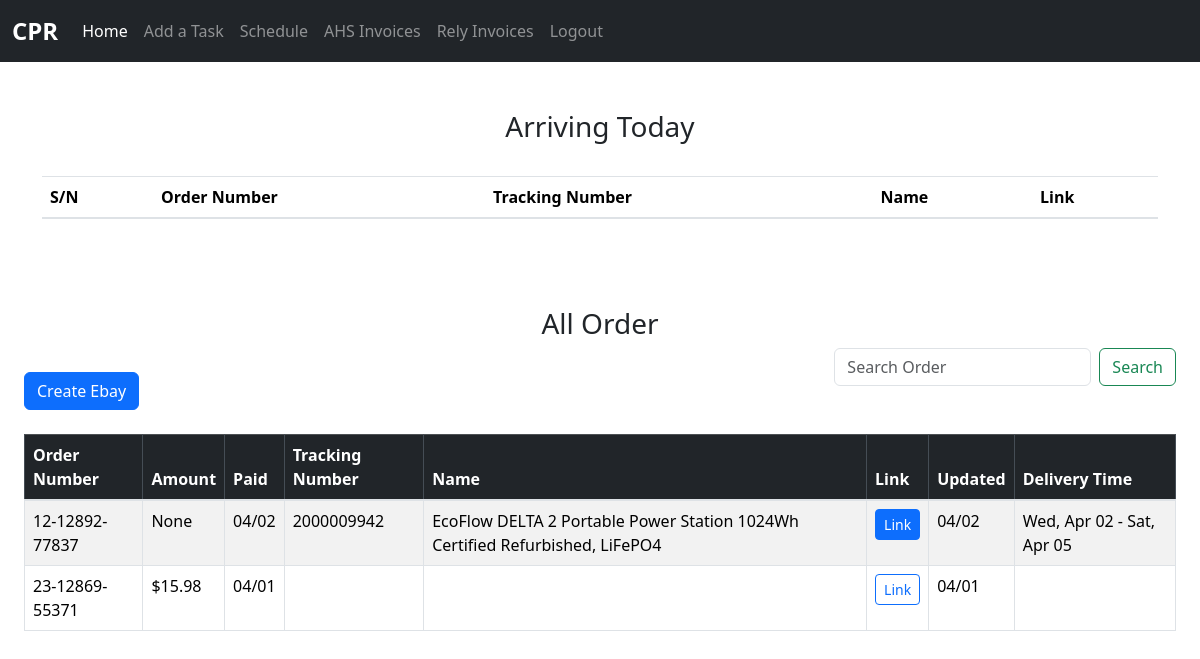
Screenshot of /ebay (signed in) with the database file from the repository.
### task_app/models.py (models this page shows, shortened)
class Ebay(models.Model):
    name = models.CharField(max_length=200, blank=True, null=True)
    tracking_number = models.CharField(max_length=200, blank=True, null=True)
    order_number = models.CharField(default="0.0", max_length=200, blank=True, null=True)
    link = models.CharField(max_length=500, blank=True, null=True)
    amount = models.CharField(max_length=500, blank=True, null=True)
    date_pushed = models.DateField(default=timezone.now)
    date_updated = models.DateField(default=timezone.now)
    delivery_time = models.CharField(max_length=200, blank=True, null=True)
    transaction_date = models.CharField(max_length=200, blank=True, null=True)
    class Meta:
        verbose_name_plural = "Ebay"

### task_app/views.py (the view, shortened to what this page needs)
# urls.py: path('ebay', views.ebay, name="ebay"),
@login_required(login_url='login')
def ebay(request):
    all_ebay = Ebay.objects.all().order_by("-id")[:30]
    pst_tz = pytz.timezone("America/Los_Angeles")
    now_pst = now().astimezone(pst_tz)
    today_pst = now_pst.date()
    print(today_pst, flush=True)
    today_order = Today_order.objects.filter(date_pushed=today_pst)
    search_results = None
    context = {
        "all_ebay":all_ebay,
        'search_results':search_results,
        "today_order":today_order,
    }
    return render(request, 'ebay.html', context)

### task_app/templates/ebay.html (shortened to what this page needs)
{% extends 'base.html' %}
{% block content %}
    <div class="container">
        <center><h3 style="float:center">Arriving Today</h3></center></br>
        <table class="table table-striped">
          <thead>
            <tr>
              <th scope="col">S/N</th>
              <th scope="col">Order Number</th>
              <th scope="col">Tracking Number</th>
              <th scope="col">Name</th>
              <th scope="col">Link</th>
            </tr>
          </thead>
        </table>
    </div></br>
    <div class="container mt-5" style="max-width: 1600px;">
        <center><h3 style="float:center">All Order</h3></center>
        <form style="float:right;" method="POST" class="form-inline my-2 my-lg-0">
            <input name="ebay_data" class="form-control mr-sm-2" type="search" placeholder="Search Order" aria-label="Search">
            <button class="btn btn-outline-success my-2 my-sm-0" type="submit">Search</button>
        </form>
        <br>
        <a style="text-align: left;" class="btn btn-primary" href="{% url 'create_ebay' %}">Create Ebay</a><br><br>
        <table class="table table-striped table-bordered">
            <thead class="table-dark">
                <tr>
                    <th>Order Number</th>
                    <th>Amount</th>
                    <th>Paid</th>
                    <th>Tracking Number</th>
                    <th>Name</th>
                    <th>Link</th>
                    <th>Updated</th>
                    <th>Delivery Time</th>
                </tr>
            </thead>
            <tbody>
                {% if search_results is None %}
                    {% for ebay in all_ebay %}
                    <tr>
                        <td>{{ ebay.order_number }}</td>
                        <td>{{ ebay.amount }}</td>
                        <td>{{ ebay.date_pushed | date:"m/d" }}</td>
                        <td>{{ ebay.tracking_number }}</td>
                        <td>{{ ebay.name }}</td>
                        {% if ebay.link != "" %}
                          <td class="link_cell"><a href="{{ebay.link}}" target="_blank" class="btn btn-primary btn-sm">Link</a></td>
                        {% else %}
                          <td class="link_cell"><a href="#" target="_blank" class="btn btn-outline-primary btn-sm">Link</a></td>
                        {% endif %}
                        <td>{{ ebay.date_updated|date:"m/d" }}</td>
                        <td>{{ ebay.delivery_time }}</td>
                    </tr>
                    {% empty %}
                    <tr>
                        <td colspan="6" class="text-center">No Data available.</td>
                    </tr>
                    {% endfor %}
                {% endif %}
            </tbody>
        </table>
    </div>
{% endblock %}

### task_app/templates/ebay.html (style rules this page uses)
.link_cell { white-space: normal; word-wrap: break-word; }

### rows the page displays
Ebay: order_number "12-12892-77837", amount "None", date_pushed "04/02", tracking_number "2000009942", name "EcoFlow DELTA 2 Portable Power Station 1024Wh Certified Refurbished, LiFePO4", date_updated "04/02", delivery_time "Wed, Apr 02 - Sat, Apr 05"
Ebay: order_number "23-12869-55371", amount "$15.98", date_pushed "04/01", link "Link", date_updated "04/01"
